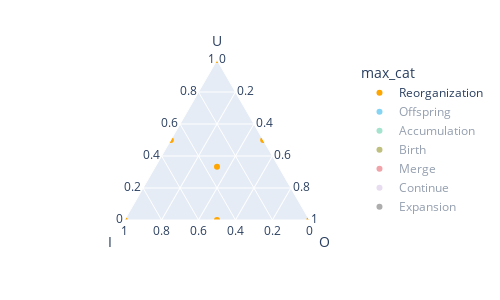

The code cell stored with this chart in its notebook:
### Code cell
fig = px.scatter_ternary(final,
                             a="U", b="I", c="O",
                             color_discrete_map=lcs.utils.colormap(),
                             color='max_cat',
                             #hover_data=,
                            width=500, height=300
                            )
fig.show()

### Figure 1 — Plotly figure (JSON) as saved in the notebook; plotly's stock layout.template omitted (floating-point values rounded to 4 significant figures)
{"data": [{"a": [0, 0.3, 0, 0.3, 0, 0.3, 0, 0.3], "b": [0, 0, 0, 0, 0.3, 0.3, 0.3, 0.3], "c": [0, 0, 0.3, 0.3, 0, 0, 0.3, 0.3], "hovertemplate": "max_cat=Reorganization<br>U=%{a}<br>I=%{b}<br>O=%{c}<extra></extra>", "legendgroup": "Reorganization", "marker": {"color": "#FFA500", "symbol": "circle"}, "mode": "markers", "name": "Reorganization", "showlegend": true, "subplot": "ternary", "type": "scatterternary", "visible": true}, {"a": [0.6, 0.9, 0.6, 0.9, 0.6, 0.9, 0.6, 0.9], "b": [0, 0, 0, 0, 0.3, 0.3, 0.3, 0.3], "c": [0, 0, 0.3, 0.3, 0, 0, 0.3, 0.3], "hovertemplate": "max_cat=Offspring<br>U=%{a}<br>I=%{b}<br>O=%{c}<extra></extra>", "legendgroup": "Offspring", "marker": {"color": "#0DAAE9", "symbol": "circle"}, "mode": "markers", "name": "Offspring", "showlegend": true, "subplot": "ternary", "type": "scatterternary", "visible": "legendonly"}, {"a": [0, 0.3, 0, 0.3, 0, 0.3, 0, 0.3], "b": [0, 0, 0, 0, 0.3, 0.3, 0.3, 0.3], "c": [0.6, 0.6, 0.9, 0.9, 0.6, 0.6, 0.9, 0.9], "hovertemplate": "max_cat=Accumulation<br>U=%{a}<br>I=%{b}<br>O=%{c}<extra></extra>", "legendgroup": "Accumulation", "marker": {"color": "#4CC89F", "symbol": "circle"}, "mode": "markers", "name": "Accumulation", "showlegend": true, "subplot": "ternary", "type": "scatterternary", "visible": "legendonly"}, {"a": [0.6, 0.9, 0.6, 0.9, 0.6, 0.9, 0.6, 0.9], "b": [0, 0, 0, 0, 0.3, 0.3, 0.3, 0.3], "c": [0.6, 0.6, 0.9, 0.9, 0.6, 0.6, 0.9, 0.9], "hovertemplate": "max_cat=Birth<br>U=%{a}<br>I=%{b}<br>O=%{c}<extra></extra>", "legendgroup": "Birth", "marker": {"color": " #808000", "symbol": "circle"}, "mode": "markers", "name": "Birth", "showlegend": true, "subplot": "ternary", "type": "scatterternary", "visible": "legendonly"}, {"a": [0, 0.3, 0, 0.3, 0, 0.3, 0, 0.3], "b": [0.6, 0.6, 0.6, 0.6, 0.9, 0.9, 0.9, 0.9], "c": [0, 0, 0.3, 0.3, 0, 0, 0.3, 0.3], "hovertemplate": "max_cat=Merge<br>U=%{a}<br>I=%{b}<br>O=%{c}<extra></extra>", "legendgroup": "Merge", "marker": {"color": "#E34856", "symbol": "circle"}, "mode": "markers", "name": "Merge", "showlegend": true, "subplot": "ternary", "type": "scatterternary", "visible": "legendonly"}, {"a": [0.6, 0.9, 0.6, 0.9, 0.6, 0.9, 0.6, 0.9], "b": [0.6, 0.6, 0.6, 0.6, 0.9, 0.9, 0.9, 0.9], "c": [0, 0, 0.3, 0.3, 0, 0, 0.3, 0.3], "hovertemplate": "max_cat=Continue<br>U=%{a}<br>I=%{b}<br>O=%{c}<extra></extra>", "legendgroup": "Continue", "marker": {"color": "#CFBAE1", "symbol": "circle"}, "mode": "markers", "name": "Continue", "showlegend": true, "subplot": "ternary", "type": "scatterternary", "visible": "legendonly"}, {"a": [0, 0.3, 0, 0.3, 0, 0.3, 0, 0.3], "b": [0.6, 0.6, 0.6, 0.6, 0.9, 0.9, 0.9, 0.9], "c": [0.6, 0.6, 0.9, 0.9, 0.6, 0.6, 0.9, 0.9], "hovertemplate": "max_cat=Expansion<br>U=%{a}<br>I=%{b}<br>O=%{c}<extra></extra>", "legendgroup": "Expansion", "marker": {"color": "#5C5C5C", "symbol": "circle"}, "mode": "markers", "name": "Expansion", "showlegend": true, "subplot": "ternary", "type": "scatterternary", "visible": "legendonly"}, {"a": [0.6, 0.9, 0.6, 0.9, 0.6, 0.9, 0.6, 0.9], "b": [0.6, 0.6, 0.6, 0.6, 0.9, 0.9, 0.9, 0.9], "c": [0.6, 0.6, 0.9, 0.9, 0.6, 0.6, 0.9, 0.9], "hovertemplate": "max_cat=Growth<br>U=%{a}<br>I=%{b}<br>O=%{c}<extra></extra>", "legendgroup": "Growth", "marker": {"color": "#929292", "symbol": "circle"}, "mode": "markers", "name": "Growth", "showlegend": true, "subplot": "ternary", "type": "scatterternary", "visible": "legendonly"}], "layout": {"height": 300, "legend": {"title": {"text": "max_cat"}, "tracegroupgap": 0}, "margin": {"t": 60}, "ternary": {"aaxis": {"title": {"text": "U"}}, "baxis": {"title": {"text": "I"}}, "caxis": {"title": {"text": "O"}}, "domain": {"x": [0, 1], "y": [0, 1]}}, "width": 500}}
